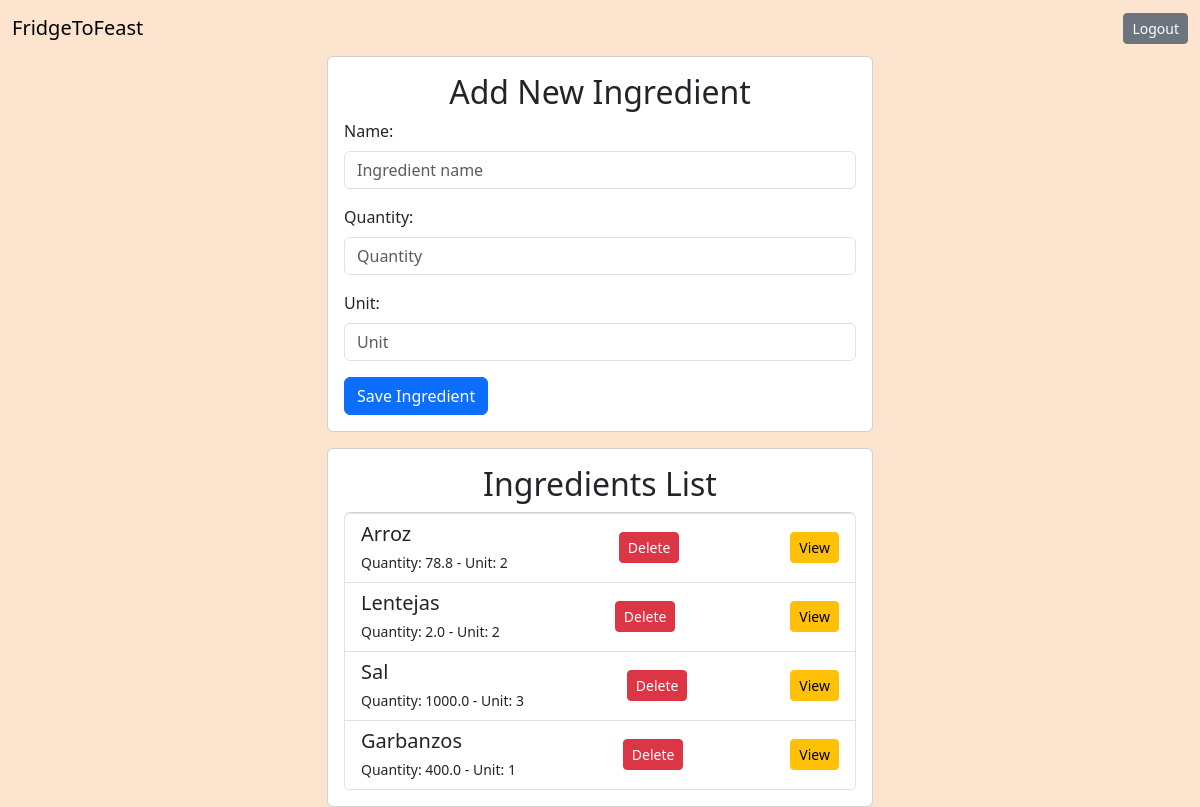
Screenshot of /kitchen/ (signed in) with the database file from the repository.
### kitchen/models.py (models this page shows)
class Ingredient(models.Model):
    name = models.CharField(max_length=100)
    quantity = models.FloatField()
    unit = models.IntegerField()
    created_at = models.DateTimeField(auto_now_add=True)
    user = models.ForeignKey(settings.AUTH_USER_MODEL, on_delete=models.CASCADE, default=1)

### kitchen/views.py (the view)
# urls.py: path('kitchen/', ingredientViews.list_ingredients, name='list_ingredients'),
@login_required
def list_ingredients(request):
    ingredients = Ingredient.objects.filter(user=request.user)
    return render(request, "list_ingredients.html", {"ingredients": ingredients})

### kitchen/templates/list_ingredients.html (shortened to what this page needs)
{% extends 'base.html' %}
{% load static %}
{% block content %}
<div class="card card-body mb-3">
  <h2 class="text-center">Add New Ingredient</h2>
  <form action="{% url 'create_ingredient' %}" method="POST">
    <div class="mb-3">
      <label for="name" class="form-label">Name:</label>
      <input type="text" class="form-control" id="name" name="name" placeholder="Ingredient name" required>
    </div>
    <div class="mb-3">
      <label for="quantity" class="form-label">Quantity:</label>
      <input type="number" class="form-control" id="quantity" name="quantity" placeholder="Quantity" step="any"
        required>
    </div>
    <div class="mb-3">
      <label for="unit" class="form-label">Unit:</label>
      <input type="number" class="form-control" id="unit" name="unit" placeholder="Unit" required>
    </div>
    <button type="submit" class="btn btn-primary">Save Ingredient</button>
  </form>
</div>
<div class="card card-body">
  <h2 class="text-center">Ingredients List</h2>
  {% if ingredients %}
  <div class="list-group">
    {% for ingredient in ingredients %}
    <div class="list-group-item list-group-item-action d-flex justify-content-between align-items-center">
      <div>
        <h5 class="mb-1">{{ ingredient.name }}</h5>
        <small>Quantity: {{ ingredient.quantity }} - Unit: {{ ingredient.unit }}</small>
      </div>
      <form action="{% url 'delete_ingredient' ingredient.id %}" method="POST">
        <button type="submit" class="btn btn-danger btn-sm">Delete</button>
      </form>
      <form action="{% url 'view_ingredient' ingredient.id %}" method="GET">
        <button type="submit" class="btn btn-warning btn-sm">View</button>
    </div>
    {% endfor %}
  </div>
  {% else %}
  <p class="text-center text-muted">No ingredients added yet.</p>
  {% endif %}
</div>
{% endblock content %}

### kitchen/static/kitchen/custom.css (style rules this page uses)
body { background-color: #fde4ce; }

### rows the page displays
Ingredient: name "Arroz", quantity "78.8", unit "2"
Ingredient: name "Lentejas", quantity "2.0", unit "2"
Ingredient: name "Sal", quantity "1000.0", unit "3"
Ingredient: name "Garbanzos", quantity "400.0", unit "1"
